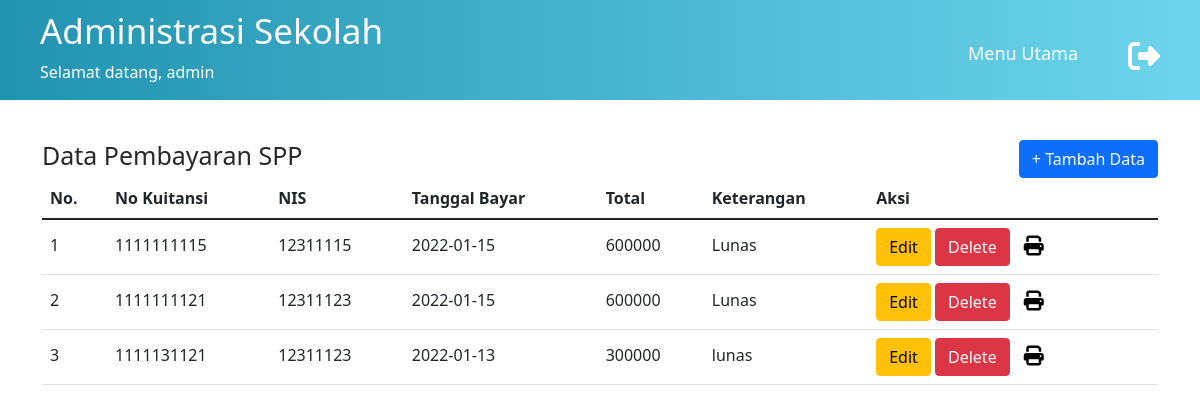
The page /data-spp.php (signed in) on the database its author committed.
### tables this page shows
CREATE TABLE `spp` (
  `no_kuitansi` char(10) NOT NULL,
  `tgl_bayar` date NOT NULL,
  `ket_bayar` varchar(20) NOT NULL,
  `total` int(8) NOT NULL,
  `nis` char(8) NOT NULL
);

CREATE TABLE `siswa` (
  `nis` char(8) NOT NULL,
  `nama` varchar(50) NOT NULL,
  `jns_kelamin` varchar(10) NOT NULL,
  `alamat` varchar(50) NOT NULL,
  `kd_kelas` char(4) NOT NULL
);

### functions.php (called while the page is built, shortened)
<?php
$conn = mysqli_connect("localhost", "root", "", "sekolah_database");
function query($query) {
	global $conn;
	$result = mysqli_query($conn, $query);
	$rows = [];
	while( $row = mysqli_fetch_assoc($result) ) {
		$rows[] = $row;
	}
	return $rows;
}
?>

### data-spp.php (the view, shortened to what this page needs)
<?php
require 'functions.php';
$spp = query("SELECT * FROM spp, siswa where siswa.nis=spp.nis");
?>
<!DOCTYPE html>
<html lang="en">
<head>
    <link rel="stylesheet" href="assets/css/main.css">
    <link href="https://cdn.jsdelivr.net/npm/bootstrap@5.1.3/dist/css/bootstrap.min.css" rel="stylesheet">
</head>
<body>
    <header>
        <div class="welcome">
            <h1>Administrasi Sekolah</h1>
            <p>Selamat datang,
                <?php
                echo $_SESSION['username'];
                ?>
            </p>
        </div>
        <nav>
        <ul>
            <li><a href="index.php">Menu Utama</a></li>
        </ul>
        </nav>
        <a href="logout.php"><i class="fa fa-sign-out fa-2x" aria-hidden="true"></i></a>
    </header>
    <section id="data-spp" class="container">
        <div class="top-data">
            <h1>Data Pembayaran SPP</h1>
            <button type="button" class="btn btn-primary"><a href="tambah-spp.php" style="color: #fff; text-decoration:none;"> + Tambah Data</a></button>
        </div>
        <div class="list-spp">
            <table class="table table-hover">
                <thead>
                    <tr>
                        <th scope="col">No.</th>
                        <th scope="col">No Kuitansi</th>
                        <th scope="col">NIS</th>
                        <th scope="col">Tanggal Bayar</th>
                        <th scope="col">Total</th>
                        <th scope="col">Keterangan</th>
                        <th scope="col">Aksi</th>
                    </tr>
                </thead>
                <tbody>
                    <?php $i = 1; ?>
                    <?php foreach( $spp as $row ) : ?>
                    <tr>
                        <td scope="row"><?= $i; ?></td>
                        <td scope="row"><?= $row["no_kuitansi"]; ?></td>
                        <td><?= $row["nis"]; ?></td>
                        <td><?= $row["tgl_bayar"]; ?></td>
                        <td><?= $row["total"]; ?></td>
                        <td><?= $row["ket_bayar"]; ?></td>
                        <td class="button-action">
                        <a href="ubah-spp.php?no_kuitansi=<?= $row["no_kuitansi"]; ?>" ><button type="button" class="btn btn-warning">Edit</button></a>
                        <a href="hapus-spp.php?no_kuitansi=<?= $row["no_kuitansi"]; ?>" ><button type="button" class="btn btn-danger">Delete</button></a>
                        <a href="cetak-spp.php?no_kuitansi=<?= $row["no_kuitansi"]; ?>" ><i class="fa fa-print fa-lg" aria-hidden="true" style="color: #000; padding:5px 10px"></i></a>
                        </td>
                    </tr>
                    <?php $i++; ?>
	                <?php endforeach; ?>
                </tbody>
            </table>
        </div>
    </section>
</body>
</html>

### assets/css/main.css (style rules this page uses)
* { margin: 0; padding: 0; box-sizing: border-box; text-decoration: none; list-style: none; }
body { font-family: 'Poppins', sans-serif; }
.container { width: 80%; margin: auto; }
header { width: 100%; padding: 0 40px; background: #2193b0; background: -webkit-linear-gradient(to left, #6dd5ed, #2193b0); background: linear-gradient(to left, #6dd5ed, #2193b0); display: flex; flex-direction: row; color: #fff; }
header .welcome { flex: 2; }
header .welcome h1 { font-size: 35px; padding-top: 10px; }
header ul { flex: 3; text-align: center; }
header i { padding-top: 40px; }
.fa-sign-out { color: #fff; }
header ul li { display: inline-block; font-size: 18px; margin-right: 30px; padding-top: 40px; align-items: center; }
header ul li a { color: #fff; padding: 10px 20px; border-radius: 10px; -webkit-border-radius: 10px; -moz-border-radius: 10px; -ms-border-radius: 10px; -o-border-radius: 10px; text-decoration: none; transition: all .5s; -webkit-transition: all .5s; -moz-transition: all .5s; -ms-transition: all .5s; -o-transition: all .5s; }
section { margin-top: 40px !important; }
.top-data h1 { color: #272727; float: left; }
.top-data button { float: right; color: #fff; text-decoration: none; }
a { color: #fff !important; text-decoration: none !important; }
.top-data { position: relative; margin-top: 30px; }
.top-data h1, body section h1 { font-size: 25px; display: block; }
tr td { line-height: 35px; }

### rows shown on the page
spp: no_kuitansi "1111111115", siswa.nis "12311115", tgl_bayar "2022-01-15", total "600000", ket_bayar "Lunas"
spp: no_kuitansi "1111111121", siswa.nis "12311123", tgl_bayar "2022-01-15", total "600000", ket_bayar "Lunas"
spp: no_kuitansi "1111131121", siswa.nis "12311123", tgl_bayar "2022-01-13", total "300000", ket_bayar "lunas"

### other values the page prints
$_SESSION['username'] "admin"
